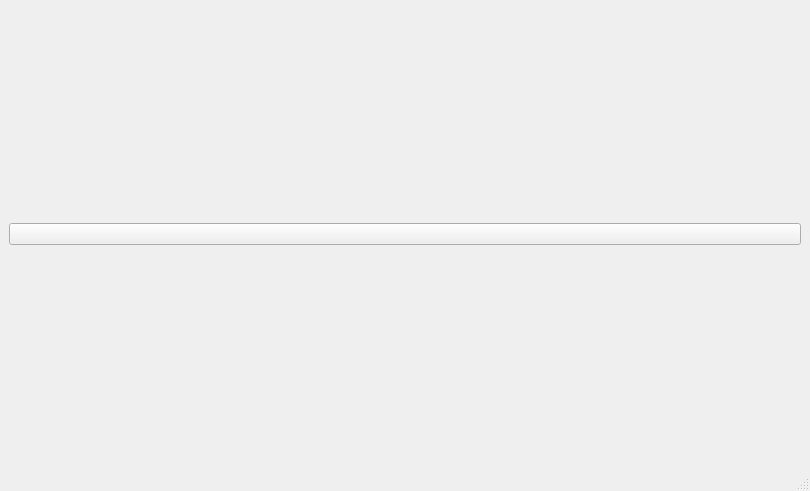
<?xml version="1.0" encoding="UTF-8"?>
<ui version="4.0">
 <class>StarterWindow</class>
 <widget class="QMainWindow" name="StarterWindow">
  <property name="geometry">
   <rect>
    <x>0</x>
    <y>0</y>
    <width>810</width>
    <height>491</height>
   </rect>
  </property>
  <property name="windowTitle">
   <string>MainWindow</string>
  </property>
  <property name="styleSheet">
   <string notr="true"/>
  </property>
  <widget class="QWidget" name="centralwidget">
   <layout class="QVBoxLayout" name="verticalLayout_2">
    <item>
     <layout class="QVBoxLayout" name="verticalLayout">
      <item>
       <widget class="QPushButton" name="pushButton">
        <property name="styleSheet">
         <string notr="true"/>
        </property>
        <property name="text">
         <string/>
        </property>
       </widget>
      </item>
     </layout>
    </item>
   </layout>
  </widget>
  <widget class="QMenuBar" name="menubar">
   <property name="geometry">
    <rect>
     <x>0</x>
     <y>0</y>
     <width>810</width>
     <height>22</height>
    </rect>
   </property>
  </widget>
  <widget class="QStatusBar" name="statusbar"/>
 </widget>
 <resources/>
 <connections/>
</ui>
